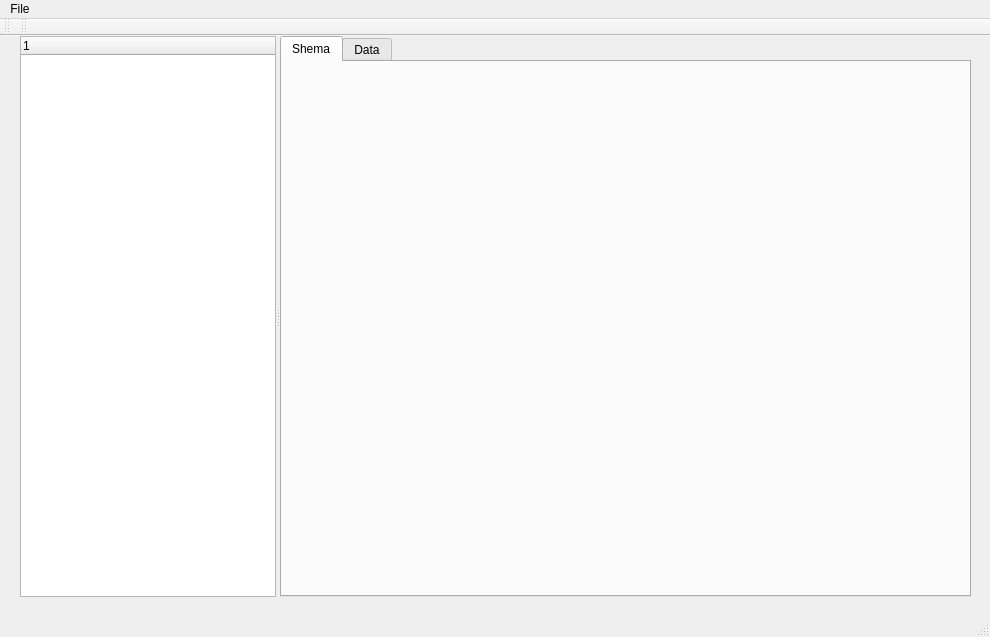
<?xml version="1.0" encoding="UTF-8"?>
<ui version="4.0">
 <class>EmbDBStudio</class>
 <widget class="QMainWindow" name="EmbDBStudio">
  <property name="geometry">
   <rect>
    <x>0</x>
    <y>0</y>
    <width>990</width>
    <height>637</height>
   </rect>
  </property>
  <property name="windowTitle">
   <string>EmbDBStudio</string>
  </property>
  <widget class="QWidget" name="centralWidget">
   <widget class="QSplitter" name="splitter">
    <property name="geometry">
     <rect>
      <x>20</x>
      <y>0</y>
      <width>951</width>
      <height>561</height>
     </rect>
    </property>
    <property name="orientation">
     <enum>Qt::Horizontal</enum>
    </property>
    <widget class="QTreeWidget" name="treeWidget">
     <property name="sizePolicy">
      <sizepolicy hsizetype="Expanding" vsizetype="Expanding">
       <horstretch>0</horstretch>
       <verstretch>0</verstretch>
      </sizepolicy>
     </property>
     <column>
      <property name="text">
       <string notr="true">1</string>
      </property>
     </column>
    </widget>
    <widget class="QTabWidget" name="tabWidget">
     <property name="sizePolicy">
      <sizepolicy hsizetype="Expanding" vsizetype="Expanding">
       <horstretch>1</horstretch>
       <verstretch>0</verstretch>
      </sizepolicy>
     </property>
     <property name="currentIndex">
      <number>0</number>
     </property>
     <widget class="QWidget" name="tabShema">
      <attribute name="title">
       <string>Shema</string>
      </attribute>
     </widget>
     <widget class="QWidget" name="tabData">
      <attribute name="title">
       <string>Data</string>
      </attribute>
     </widget>
    </widget>
   </widget>
  </widget>
  <widget class="QMenuBar" name="menuBar">
   <property name="geometry">
    <rect>
     <x>0</x>
     <y>0</y>
     <width>990</width>
     <height>21</height>
    </rect>
   </property>
   <widget class="QMenu" name="menuFile">
    <property name="title">
     <string>File</string>
    </property>
    <addaction name="actionOpen_database"/>
    <addaction name="actionNew_database"/>
   </widget>
   <addaction name="menuFile"/>
  </widget>
  <widget class="QToolBar" name="mainToolBar">
   <attribute name="toolBarArea">
    <enum>TopToolBarArea</enum>
   </attribute>
   <attribute name="toolBarBreak">
    <bool>false</bool>
   </attribute>
  </widget>
  <widget class="QStatusBar" name="statusBar"/>
  <widget class="QToolBar" name="toolBar">
   <property name="windowTitle">
    <string>toolBar</string>
   </property>
   <attribute name="toolBarArea">
    <enum>TopToolBarArea</enum>
   </attribute>
   <attribute name="toolBarBreak">
    <bool>false</bool>
   </attribute>
  </widget>
  <action name="actionOpen_database">
   <property name="text">
    <string>Open database</string>
   </property>
  </action>
  <action name="actionNew_database">
   <property name="text">
    <string>New database</string>
   </property>
  </action>
 </widget>
 <layoutdefault spacing="6" margin="11"/>
 <resources>
  <include location="EmbDBStudio.qrc"/>
  <include location="../../../../Sqlite/QtSqlView-0.8.0/src/QtSqlView.qrc"/>
 </resources>
 <connections>
  <connection>
   <sender>actionOpen_database</sender>
   <signal>triggered()</signal>
   <receiver>EmbDBStudio</receiver>
   <slot>OpenDatabase()</slot>
   <hints>
    <hint type="sourcelabel">
     <x>-1</x>
     <y>-1</y>
    </hint>
    <hint type="destinationlabel">
     <x>494</x>
     <y>318</y>
    </hint>
   </hints>
  </connection>
 </connections>
 <slots>
  <slot>OpenDatabase()</slot>
 </slots>
</ui>
